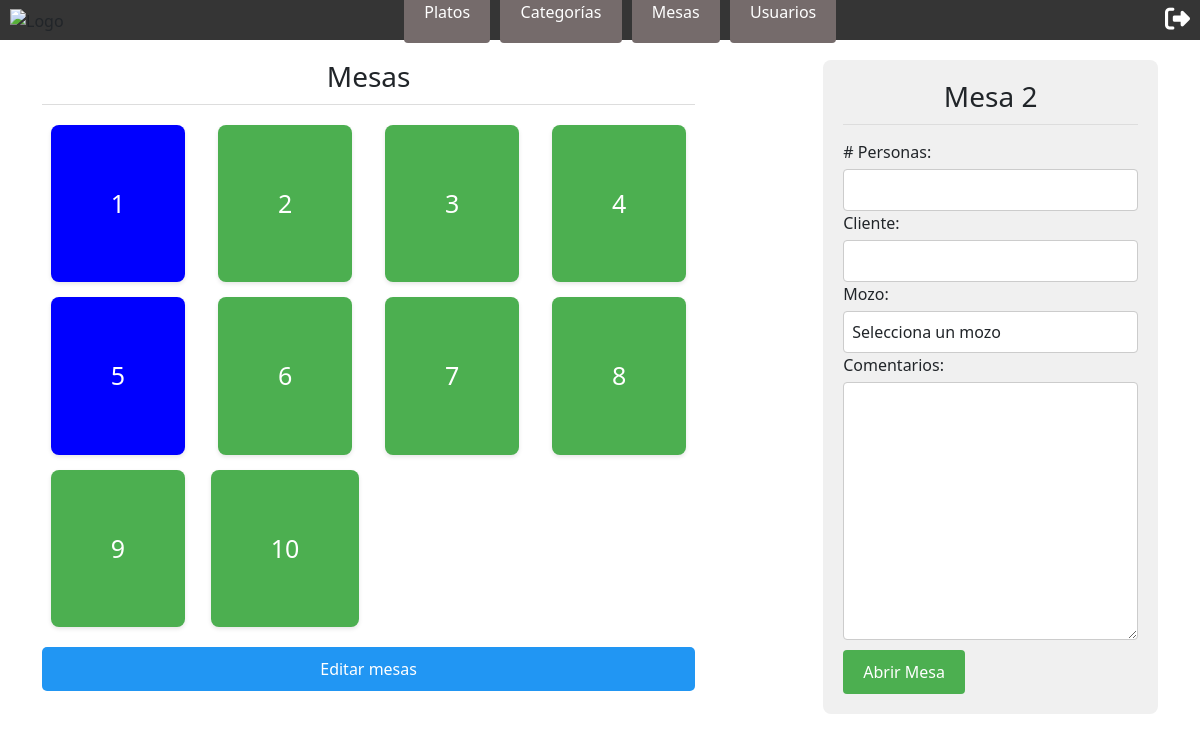
Page /mesas/?mesa_numero=2 (signed in) on the earlier database version.
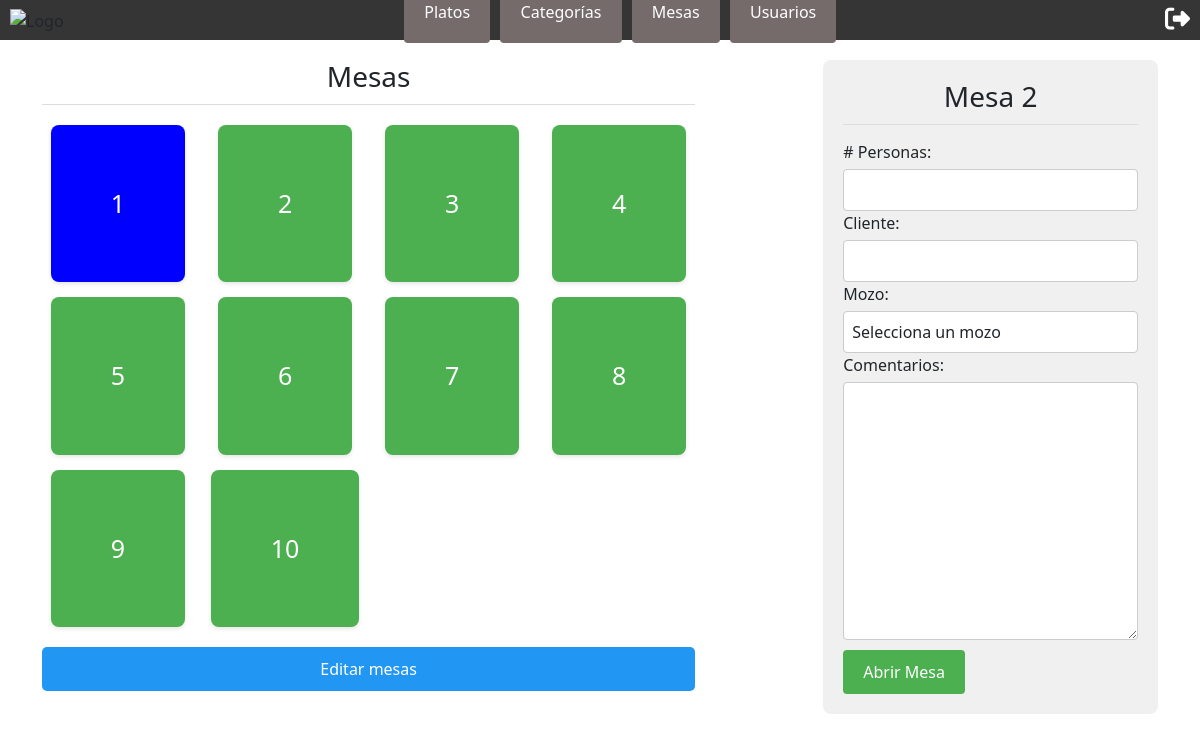
Same page on the later database version.
### restaurante_app/views.py (the view, shortened to what this page needs)
# urls.py: path('mesas/', views.mesas_view, name='mesas'),
@login_required
def mesas_view(request):
    mesas = Mesa.objects.exclude(EstMesCod__EstMesDes='eliminado')  # Excluir mesas eliminadas
    mozos = Usuario.objects.filter(TipUsuCod__TipUsuDes="Mozo")
    mesa_seleccionada = None
    form = AbrirMesaForm()  # Crea una instancia del formulario siempre
    if request.method == 'POST':
        mesa_numero = request.POST.get('numero')  # Obtén el número de mesa del formulario
        print(mesa_numero)
        if mesa_numero:
            mesa_seleccionada = get_object_or_404(Mesa, numero=mesa_numero)
            if mesa_seleccionada.EstMesCod.EstMesDes == 'disponible':
                form = AbrirMesaForm(request.POST, instance=mesa_seleccionada)  # Pasa la instancia de mesa al formulario
                if form.is_valid():
                    request.session['abrir_mesa_form_data'] = {
                        'num_personas': form.cleaned_data['num_personas'],
                        'cliente': form.cleaned_data['cliente'],
                        'mozo_id': form.cleaned_data['mozo'].id,  # Almacenar el ID del mozo
                        'comentarios': form.cleaned_data['comentarios'],
                    }
                    mesa = form.save(commit=False)
                    return redirect('detalle_pedido', mesa_numero=mesa.numero)
                else:
                    print("Errores de validación del formulario:", form.errors)  # Imprimir errores de validación
    else:  # Si es GET, verifica si se pasó un número de mesa en la URL
        mesa_numero = request.GET.get('mesa_numero')
        if mesa_numero:
            mesa_seleccionada = get_object_or_404(Mesa, numero=mesa_numero)
            form = AbrirMesaForm(initial={'numero': mesa_numero, 'mozo': request.user})  # Preselecciona el mozo actual
    return render(request, 'mesas.html', {
        'mesas': mesas,
        'mesa_seleccionada': mesa_seleccionada,
        'mozos': mozos,
        'form': form,
    })

### restaurante_app/forms.py
class AbrirMesaForm(BaseForm):
    num_personas = forms.IntegerField(label="# Personas")
    cliente = forms.CharField(label="Cliente")
    mozo = forms.ModelChoiceField(queryset=Usuario.objects.filter(TipUsuCod__TipUsuDes="Mozo"), label="Mozo", empty_label="Selecciona un mozo")
    comentarios = forms.CharField(widget=forms.Textarea, label="Comentarios", required=False)
    numero = forms.IntegerField(widget=forms.HiddenInput())
    class Meta:
        model = Mesa
        fields = ['numero', 'num_personas', 'cliente', 'mozo', 'comentarios']

### restaurante_app/models.py (called while the page is built)
    def __str__(self):
        return self.username

### restaurante_app/templates/mesas.html (shortened to what this page needs)
{% extends 'base.html' %}
{% load static %}
{% block content %}
<div class="container flex">
  <div class="mesas-section">
    <h2>Mesas</h2>
    <div class="mesa-grid">
      {% for mesa in mesas %}
      <a href="{% url 'mesas' %}?mesa_numero={{ mesa.numero }}"
        class="mesa{% if mesa.EstMesCod.EstMesDes == 'ocupado'%} ocupada{% elif mesa.EstMesCod.EstMesDes == 'sucio' %} sucio{% endif %}">
        {{ mesa.numero }}
      </a>
      {% endfor %}
    </div>
    {% if request.user.TipUsuCod.TipUsuDes == "Administrador" %}
    <a href="{% url 'editar_mesas' %}" id="editar-mesas">Editar mesas</a>
    {% endif %}
  </div>
  <div id="detalle-mesa">
    <h2>
      {% if mesa_seleccionada %}
      Mesa {{ mesa_seleccionada.numero }}
      {% else %}
      Selecciona una mesa
      {% endif %}
    </h2>
    {% if mesa_seleccionada %}
    {% if mensaje %}
    <div class="alert alert-warning">
      <i class="bi bi-exclamation-triangle-fill"></i> La mesa ya está ocupada.
    </div>
    {% elif mensaje_sucio %}
    <div class="alert alert-warning">
      <i class="bi bi-exclamation-triangle-fill"></i> La mesa está sucia.
    </div>
    {% csrf_token %}
    <input type="submit" id="limpiar-mesa" data-mesa-id="{{ mesa_seleccionada.numero }}" value="Limpiar"/>
    {% else %}
    {% if form %}
    <form method="POST" action="{% url 'mesas' %}">
      {{ form }}
      <button type="submit" class="btn btn-primary">Abrir Mesa</button>
    </form>
    {% endif %}
    {% endif %}
    {% endif %}
  </div>
</div>
{% endblock %}

Differences in the rows shown:
changed Mesa id 5: EstMesCod_id 3 → 1 (drawn)
